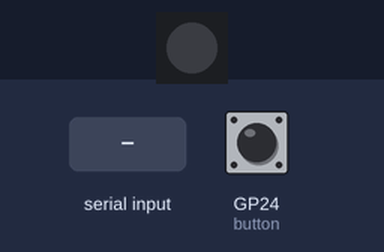
The program below on a simulated Raspberry Pi Pico running MicroPython. On the bench: 1 RGB LEDs in strip order, left to right. The inputs (shaded band) are chosen by the test bench; at power-on: GP24 (button) HIGH. Random numbers come from a fixed seed; what the program prints to the serial console is not drawn.

Above: at 1.2 s.
1.3 s: "0" typed at the serial console, then Enter
2.8 s: GP24 (button) pulled LOW for 0.15 s
At 3.6 s:
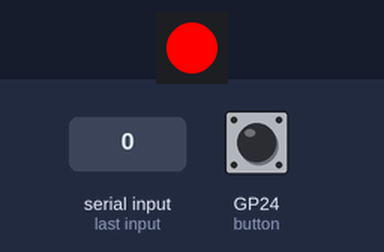
Timing chart, 0 to 5.8 s (numbered marks = the images above; inputs shaded):
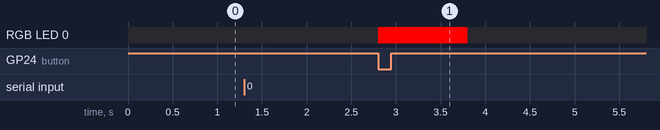

The program:

Addition_Neutra.py
```python
from machine import Pin
import neopixel
import time
import random

# Настройка кнопки (GPIO 24) и светодиодов WS2812 (GPIO 23)
button = Pin(24, Pin.IN, Pin.PULL_UP)
num_leds = 1
np = neopixel.NeoPixel(Pin(23), num_leds)

# Функция для изменения цвета светодиодов
def show_color(color):
    for i in range(num_leds):
        np[i] = color
    np.write()

# Функция объяснения сложения и нейтрального элемента
def explain_addition():
    print("                                        ")
    print(" 📢 ОПРЕДЕЛЕНИЕ:                        ")
    print("┌──────────────────────────────────────┐")
    print("│ Сложение — это математическая        │")
    print("│ операция, объединяющая два числа     │")
    print("│ и дающая их сумму. Например:         │")
    print("│                                      │")
    print("│  2 + 3 = 5                           │")
    print("│                                      │")
    print("│ 🔹 Число 0 — нейтральный элемент.    │")
    print("│ При сложении с ним число не меняется:│")
    print("│  7 + 0 = 7                           │")
    print("└──────────────────────────────────────┘\n")
    print("Теперь попробуем сложить два числа!\n")

# Функция генерации примера
def generate_problem():
    a = random.randint(0, 9)  # Генерируем случайные числа, включая 0
    b = 0
    correct_answer = a + b
    return a, b, correct_answer

# Функция проверки ответа с кнопкой
def check_answer():
    try:
        while True:
            a, b, correct_answer = generate_problem()
            print(f"\nРешите пример: {a} + {b} = ?")

            try:
                user_answer = int(input("Введите ваш ответ: "))
            except ValueError:
                print("❌ Ошибка: Введите число!")
                continue

            print("Нажмите кнопку для проверки ответа...")

            while button.value():  # Ждём нажатия кнопки
                time.sleep(0.1)

            if user_answer == correct_answer:
                print("✅ Правильно!")
                show_color((0, 255, 0))  # Зеленый цвет
            else:
                print(f"❌ Ошибка! Правильный ответ: {correct_answer}")
                show_color((255, 0, 0))  # Красный цвет

            if a == 0 or b == 0:
                print(f"ℹ️ {a} + {b} = {correct_answer}, потому что при сложении с 0 число не меняется.")

            time.sleep(1)  # Даем время посмотреть результат
            show_color((0, 0, 0))  # Выключаем светодиоды
            print("\nСледующий пример...\n")

    except KeyboardInterrupt:
        print("\n🚪 Выход из программы. До свидания!")
        show_color((0, 0, 0))  # Выключаем светодиоды перед выходом

# Основная программа
explain_addition()  # Объясняем сложение
check_answer()  # Запускаем тесты
```

Measured:
- after the input at 1.3 s, every drawn part: stays the same
- after the input at 2.8 s, RGB LED 0: off → RGB(255, 0, 0) at once, → off 1.0 s later
